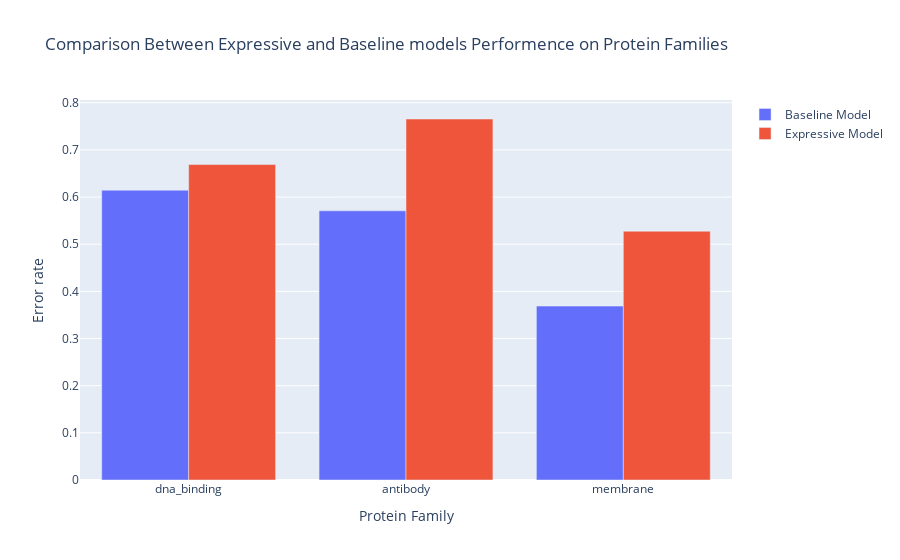

Notebook code for this chart:
### Code cell
fig = go.Figure(data=[
    go.Bar(name='Baseline Model', x=dir_names, y=simple_errors),
    go.Bar(name='Expressive Model', x=dir_names, y=errors)
])
# Change the bar mode
fig.update_layout(barmode='group', xaxis_title="Protein Family", yaxis_title="Error rate", title="Comparison Between Expressive and Baseline models Performence on Protein Families" )
fig.show()

### Figure 1 — Plotly figure (JSON) as saved in the notebook; plotly's stock layout.template omitted (floating-point values rounded to 4 significant figures)
{"data": [{"name": "Baseline Model", "x": ["dna_binding", "antibody", "membrane"], "y": [0.6146, 0.5708, 0.3687], "type": "bar"}, {"name": "Expressive Model", "x": ["dna_binding", "antibody", "membrane"], "y": [0.6689, 0.7655, 0.5275], "type": "bar"}], "layout": {"barmode": "group", "xaxis": {"title": {"text": "Protein Family"}}, "yaxis": {"title": {"text": "Error rate"}}, "title": {"text": "Comparison Between Expressive and Baseline models Performence on Protein Families"}}}
